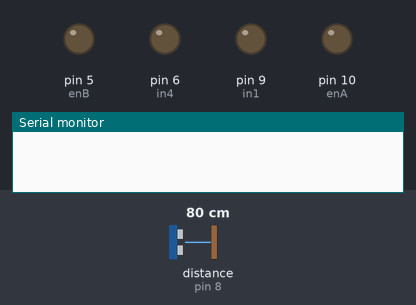
This sketch was run on a simulated Arduino Uno, built with avr-gcc and run on an emulated ATmega328P. Shown: output pins drawn as LEDs (lit = HIGH), the last lines printed to the serial monitor. Wiring (inferred from the names in the program): ultrasonic range finder: trigger pin 7; echo pin 8. The inputs (shaded band) are chosen by the test bench; at power-on: distance to the obstacle (sensor on pin 8) 80 cm. The echo pulse lasts 58.3 µs per cm; pins used as bus, display or sensor lines are not drawn.

Above: at 0.1 s.
At 1.1 s:
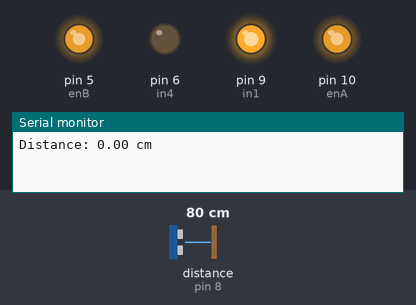
Timing chart, 0 to 2.6 s (numbered marks = the images above):
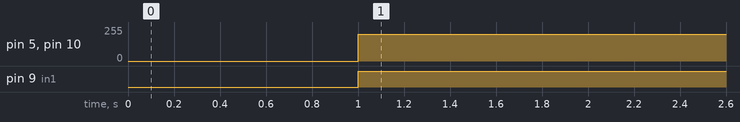

Measured:
- by itself, pin 5 (enB), pin 10 (enA): 0/255 → 200/255 at 1.0 s
- by itself, pin 9 (in1): LOW → HIGH at 1.0 s

The sketch:

sketch_oct14a.ino
```cpp
/*
 * LINKS
 * https://www.youtube.com/watch?v=JIfKOMAU224
 * https://www.tutorialspoint.com/arduino/arduino_ultrasonic_sensor.htm
 * https://maker.pro/arduino/projects/arduino-door-alarm-using-ultrasonic-sensor
 */

//pins for the ultrasonic, those are digtial, we can also use pin 3 and 2.
#define TRIGGER_PIN   7
#define ECHO_PIN      8
int echoTime;             //time in us
float distance;           //distance in
//******************************************//

//pins for the car
int in1 = 9;
int in2 = 8;
int in3 = 7;
int in4 = 6;
int enA = 10;
int enB = 5;
//Those for the car

void setup()
{
  pinMode(TRIGGER_PIN, OUTPUT);
  pinMode(ECHO_PIN, INPUT);
  digitalWrite(TRIGGER_PIN, LOW);     //set trigger pin LOW - idle state
   pinMode(in1, OUTPUT);
  pinMode(in2, OUTPUT);
  pinMode(in3, OUTPUT);
  pinMode(in4, OUTPUT);
  pinMode(enA, OUTPUT);
  pinMode(enB, OUTPUT);
  Serial.begin(9600);
}

void loop()
{
  digitalWrite(TRIGGER_PIN, HIGH);    //send trigger pulse
  delayMicroseconds(10);
  digitalWrite(TRIGGER_PIN, LOW);
  echoTime = pulseIn(ECHO_PIN, HIGH); //capture the echo signal and determine duration of pulse when HIGH
 // distance = (echoTime*0.034*10)/2;    //obtain distance (in mm), from time
 distance = (echoTime*0.034)/2;    //obtain distance (in cm), from time
 //car is moving
   digitalWrite(in1, HIGH);
    digitalWrite(in2, LOW);
    digitalWrite(in3, HIGH);
    digitalWrite(in4, LOW);
    //Those speed I aint sure what we land on yet
    analogWrite(enA, 200);
    analogWrite(enB, 200);
 /*'
  * //Here I am going to put an if statement but I aint sure at what distance we want the car to stop so it's commented till we test it
  *
  * if(distance <= 10)
  * {
  *   //I am stopping the car here, but I think we should make it turn or maybe make it go back and then turn.
  *       digitalWrite(in1, LOW);
         digitalWrite(in2, LOW);
         digitalWrite(in3, LOW);
         digitalWrite(in4, LOW);
  *
  * }
  * else
  * {
  *    //The car should keep moving
  *    continue;
  * }
  */
//those lines arent important but if you wanna see in the thingy.
  Serial.print("Distance: ");
  Serial.print(distance);
  Serial.println(" cm");
  delay(500);                         //wait for sometime to prevent flooding the terminal
}
```
